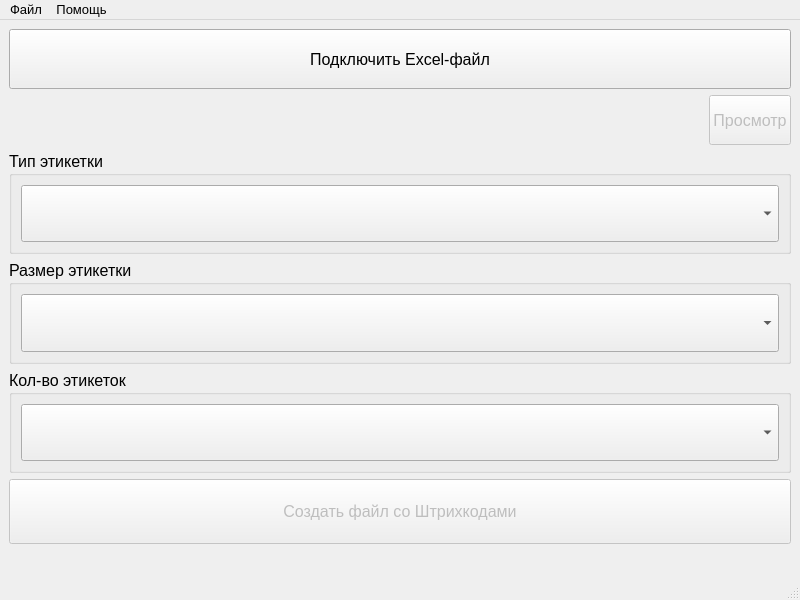
<?xml version="1.0" encoding="UTF-8"?>
<ui version="4.0">
 <class>MainWindow</class>
 <widget class="QMainWindow" name="MainWindow">
  <property name="geometry">
   <rect>
    <x>0</x>
    <y>0</y>
    <width>800</width>
    <height>600</height>
   </rect>
  </property>
  <property name="sizePolicy">
   <sizepolicy hsizetype="Fixed" vsizetype="Fixed">
    <horstretch>0</horstretch>
    <verstretch>0</verstretch>
   </sizepolicy>
  </property>
  <property name="minimumSize">
   <size>
    <width>800</width>
    <height>600</height>
   </size>
  </property>
  <property name="maximumSize">
   <size>
    <width>1024</width>
    <height>768</height>
   </size>
  </property>
  <property name="baseSize">
   <size>
    <width>0</width>
    <height>0</height>
   </size>
  </property>
  <property name="font">
   <font>
    <family>Liberation Sans</family>
    <pointsize>12</pointsize>
    <bold>false</bold>
   </font>
  </property>
  <property name="windowTitle">
   <string>Barcoder</string>
  </property>
  <property name="documentMode">
   <bool>false</bool>
  </property>
  <widget class="QWidget" name="centralwidget">
   <property name="sizePolicy">
    <sizepolicy hsizetype="Fixed" vsizetype="Fixed">
     <horstretch>0</horstretch>
     <verstretch>0</verstretch>
    </sizepolicy>
   </property>
   <property name="maximumSize">
    <size>
     <width>16777215</width>
     <height>533</height>
    </size>
   </property>
   <property name="font">
    <font>
     <family>Liberation Sans</family>
     <pointsize>12</pointsize>
     <bold>false</bold>
    </font>
   </property>
   <layout class="QVBoxLayout" name="verticalLayout_4">
    <item>
     <widget class="QPushButton" name="btn_file_attach">
      <property name="sizePolicy">
       <sizepolicy hsizetype="MinimumExpanding" vsizetype="MinimumExpanding">
        <horstretch>0</horstretch>
        <verstretch>0</verstretch>
       </sizepolicy>
      </property>
      <property name="minimumSize">
       <size>
        <width>0</width>
        <height>0</height>
       </size>
      </property>
      <property name="maximumSize">
       <size>
        <width>16777215</width>
        <height>60</height>
       </size>
      </property>
      <property name="baseSize">
       <size>
        <width>0</width>
        <height>0</height>
       </size>
      </property>
      <property name="font">
       <font>
        <family>Liberation Sans</family>
        <pointsize>12</pointsize>
        <bold>false</bold>
       </font>
      </property>
      <property name="cursor">
       <cursorShape>PointingHandCursor</cursorShape>
      </property>
      <property name="acceptDrops">
       <bool>false</bool>
      </property>
      <property name="text">
       <string>Подключить Excel-файл</string>
      </property>
      <property name="autoDefault">
       <bool>false</bool>
      </property>
      <property name="default">
       <bool>false</bool>
      </property>
      <property name="flat">
       <bool>false</bool>
      </property>
     </widget>
    </item>
    <item>
     <layout class="QHBoxLayout" name="horizontalLayout">
      <property name="spacing">
       <number>3</number>
      </property>
      <item>
       <widget class="QLabel" name="lb_filename">
        <property name="sizePolicy">
         <sizepolicy hsizetype="Preferred" vsizetype="Preferred">
          <horstretch>0</horstretch>
          <verstretch>0</verstretch>
         </sizepolicy>
        </property>
        <property name="maximumSize">
         <size>
          <width>16777215</width>
          <height>50</height>
         </size>
        </property>
        <property name="font">
         <font>
          <family>Liberation Mono</family>
          <pointsize>8</pointsize>
          <italic>true</italic>
          <bold>true</bold>
         </font>
        </property>
        <property name="frameShape">
         <enum>QFrame::NoFrame</enum>
        </property>
        <property name="frameShadow">
         <enum>QFrame::Plain</enum>
        </property>
        <property name="text">
         <string/>
        </property>
        <property name="alignment">
         <set>Qt::AlignRight|Qt::AlignTrailing|Qt::AlignVCenter</set>
        </property>
        <property name="wordWrap">
         <bool>true</bool>
        </property>
       </widget>
      </item>
      <item>
       <widget class="QPushButton" name="btn_file_preview">
        <property name="enabled">
         <bool>false</bool>
        </property>
        <property name="sizePolicy">
         <sizepolicy hsizetype="Fixed" vsizetype="Fixed">
          <horstretch>0</horstretch>
          <verstretch>0</verstretch>
         </sizepolicy>
        </property>
        <property name="minimumSize">
         <size>
          <width>60</width>
          <height>50</height>
         </size>
        </property>
        <property name="font">
         <font>
          <family>Liberation Sans</family>
          <pointsize>12</pointsize>
          <bold>false</bold>
         </font>
        </property>
        <property name="cursor">
         <cursorShape>SizeFDiagCursor</cursorShape>
        </property>
        <property name="text">
         <string>Просмотр</string>
        </property>
        <property name="autoDefault">
         <bool>false</bool>
        </property>
        <property name="default">
         <bool>false</bool>
        </property>
        <property name="flat">
         <bool>false</bool>
        </property>
       </widget>
      </item>
     </layout>
    </item>
    <item>
     <widget class="QGroupBox" name="gbox_type">
      <property name="font">
       <font>
        <family>Liberation Sans</family>
        <pointsize>12</pointsize>
        <bold>false</bold>
       </font>
      </property>
      <property name="title">
       <string>Тип этикетки</string>
      </property>
      <layout class="QVBoxLayout" name="verticalLayout_3">
       <item>
        <widget class="QComboBox" name="cmb_type">
         <property name="sizePolicy">
          <sizepolicy hsizetype="Preferred" vsizetype="Preferred">
           <horstretch>0</horstretch>
           <verstretch>50</verstretch>
          </sizepolicy>
         </property>
         <property name="minimumSize">
          <size>
           <width>480</width>
           <height>50</height>
          </size>
         </property>
         <property name="font">
          <font>
           <family>Liberation Sans</family>
           <pointsize>12</pointsize>
           <bold>false</bold>
          </font>
         </property>
         <property name="cursor">
          <cursorShape>PointingHandCursor</cursorShape>
         </property>
        </widget>
       </item>
      </layout>
     </widget>
    </item>
    <item>
     <widget class="QGroupBox" name="gbox_label">
      <property name="sizePolicy">
       <sizepolicy hsizetype="Preferred" vsizetype="Preferred">
        <horstretch>0</horstretch>
        <verstretch>0</verstretch>
       </sizepolicy>
      </property>
      <property name="minimumSize">
       <size>
        <width>0</width>
        <height>0</height>
       </size>
      </property>
      <property name="font">
       <font>
        <family>Liberation Sans</family>
        <pointsize>12</pointsize>
        <bold>false</bold>
       </font>
      </property>
      <property name="autoFillBackground">
       <bool>false</bool>
      </property>
      <property name="title">
       <string>Размер этикетки</string>
      </property>
      <layout class="QVBoxLayout" name="verticalLayout_2">
       <item>
        <widget class="QComboBox" name="cmb_label">
         <property name="sizePolicy">
          <sizepolicy hsizetype="Preferred" vsizetype="Preferred">
           <horstretch>0</horstretch>
           <verstretch>50</verstretch>
          </sizepolicy>
         </property>
         <property name="minimumSize">
          <size>
           <width>480</width>
           <height>50</height>
          </size>
         </property>
         <property name="maximumSize">
          <size>
           <width>800</width>
           <height>600</height>
          </size>
         </property>
         <property name="font">
          <font>
           <family>Liberation Sans</family>
           <pointsize>12</pointsize>
           <bold>false</bold>
          </font>
         </property>
         <property name="cursor">
          <cursorShape>PointingHandCursor</cursorShape>
         </property>
         <property name="layoutDirection">
          <enum>Qt::LeftToRight</enum>
         </property>
         <property name="currentIndex">
          <number>-1</number>
         </property>
         <property name="frame">
          <bool>true</bool>
         </property>
        </widget>
       </item>
      </layout>
     </widget>
    </item>
    <item>
     <widget class="QGroupBox" name="gbox_qty_mode">
      <property name="sizePolicy">
       <sizepolicy hsizetype="Preferred" vsizetype="Preferred">
        <horstretch>0</horstretch>
        <verstretch>0</verstretch>
       </sizepolicy>
      </property>
      <property name="font">
       <font>
        <family>Liberation Sans</family>
        <pointsize>12</pointsize>
        <bold>false</bold>
       </font>
      </property>
      <property name="title">
       <string>Кол-во этикеток</string>
      </property>
      <layout class="QVBoxLayout" name="verticalLayout">
       <item>
        <widget class="QComboBox" name="cmb_qty_mode">
         <property name="sizePolicy">
          <sizepolicy hsizetype="Preferred" vsizetype="Preferred">
           <horstretch>0</horstretch>
           <verstretch>50</verstretch>
          </sizepolicy>
         </property>
         <property name="minimumSize">
          <size>
           <width>480</width>
           <height>50</height>
          </size>
         </property>
         <property name="maximumSize">
          <size>
           <width>800</width>
           <height>600</height>
          </size>
         </property>
         <property name="font">
          <font>
           <family>Liberation Sans</family>
           <pointsize>12</pointsize>
           <bold>false</bold>
          </font>
         </property>
         <property name="cursor">
          <cursorShape>PointingHandCursor</cursorShape>
         </property>
         <property name="layoutDirection">
          <enum>Qt::LeftToRight</enum>
         </property>
         <property name="currentIndex">
          <number>-1</number>
         </property>
         <property name="frame">
          <bool>true</bool>
         </property>
        </widget>
       </item>
      </layout>
     </widget>
    </item>
    <item>
     <widget class="QPushButton" name="btn_create">
      <property name="enabled">
       <bool>false</bool>
      </property>
      <property name="sizePolicy">
       <sizepolicy hsizetype="Preferred" vsizetype="Fixed">
        <horstretch>0</horstretch>
        <verstretch>40</verstretch>
       </sizepolicy>
      </property>
      <property name="minimumSize">
       <size>
        <width>60</width>
        <height>60</height>
       </size>
      </property>
      <property name="maximumSize">
       <size>
        <width>16777215</width>
        <height>65</height>
       </size>
      </property>
      <property name="font">
       <font>
        <family>Liberation Sans</family>
        <pointsize>12</pointsize>
        <bold>false</bold>
       </font>
      </property>
      <property name="cursor">
       <cursorShape>PointingHandCursor</cursorShape>
      </property>
      <property name="text">
       <string>Создать файл со Штрихкодами</string>
      </property>
      <property name="flat">
       <bool>false</bool>
      </property>
     </widget>
    </item>
   </layout>
  </widget>
  <widget class="QMenuBar" name="menubar">
   <property name="geometry">
    <rect>
     <x>0</x>
     <y>0</y>
     <width>800</width>
     <height>20</height>
    </rect>
   </property>
   <property name="font">
    <font>
     <family>Liberation Sans</family>
     <pointsize>10</pointsize>
     <bold>false</bold>
    </font>
   </property>
   <widget class="QMenu" name="menu_file">
    <property name="font">
     <font>
      <family>Liberation Sans</family>
      <pointsize>12</pointsize>
      <bold>false</bold>
     </font>
    </property>
    <property name="title">
     <string>Файл</string>
    </property>
    <addaction name="menu_file_attach"/>
    <addaction name="menu_file_unattach"/>
   </widget>
   <widget class="QMenu" name="menu_help">
    <property name="font">
     <font>
      <family>Liberation Sans</family>
      <pointsize>12</pointsize>
      <bold>false</bold>
     </font>
    </property>
    <property name="title">
     <string>Помощь</string>
    </property>
    <addaction name="menu_help_tutor"/>
    <addaction name="menu_help_about"/>
   </widget>
   <addaction name="menu_file"/>
   <addaction name="menu_help"/>
  </widget>
  <widget class="QStatusBar" name="statusbar">
   <property name="font">
    <font>
     <family>Liberation Sans</family>
     <pointsize>12</pointsize>
     <bold>false</bold>
    </font>
   </property>
  </widget>
  <action name="menu_file_attach">
   <property name="text">
    <string>Подключить</string>
   </property>
   <property name="font">
    <font>
     <family>Liberation Sans</family>
     <pointsize>10</pointsize>
     <bold>false</bold>
    </font>
   </property>
  </action>
  <action name="menu_file_unattach">
   <property name="enabled">
    <bool>false</bool>
   </property>
   <property name="text">
    <string>Удалить</string>
   </property>
   <property name="font">
    <font>
     <family>Liberation Sans</family>
     <pointsize>10</pointsize>
     <bold>false</bold>
    </font>
   </property>
  </action>
  <action name="menu_help_tutor">
   <property name="text">
    <string>Инструкция</string>
   </property>
   <property name="font">
    <font>
     <family>Liberation Sans</family>
     <pointsize>10</pointsize>
     <bold>false</bold>
    </font>
   </property>
  </action>
  <action name="menu_help_about">
   <property name="text">
    <string>О программе</string>
   </property>
   <property name="font">
    <font>
     <family>Liberation Sans</family>
     <pointsize>10</pointsize>
     <bold>false</bold>
    </font>
   </property>
  </action>
 </widget>
 <resources/>
 <connections/>
</ui>
